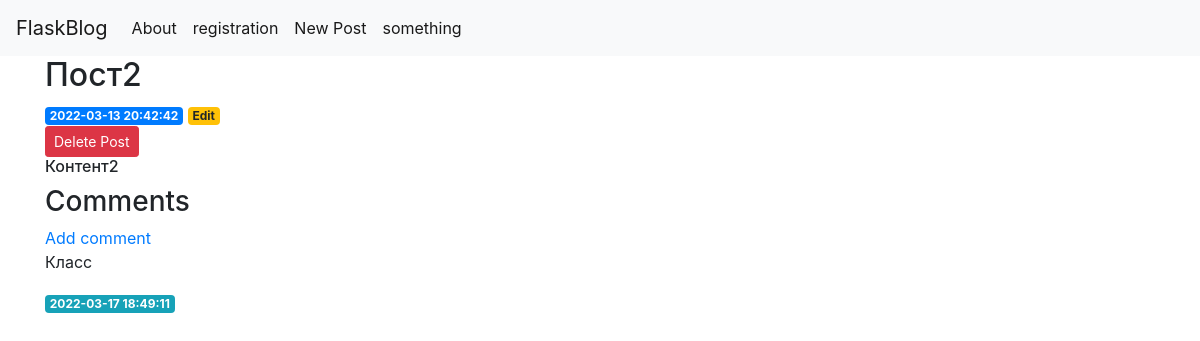
Page /2 on the earlier database version.
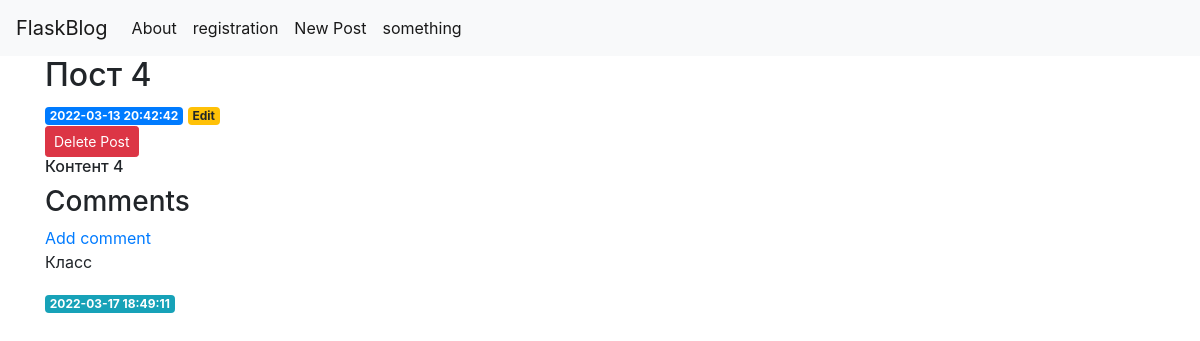
Same page on the later database version.
### tables this page shows
CREATE TABLE posts (
    post_id INTEGER PRIMARY KEY,
    created TIMESTAMP NOT NULL DEFAULT CURRENT_TIMESTAMP,
    title  TEXT NOT NULL,
    content TEXT NOT NULL

);

CREATE TABLE comments (
    comment_id INTEGER PRIMARY KEY,
    created TIMESTAMP NOT NULL DEFAULT CURRENT_TIMESTAMP,
    content  TEXT NOT NULL,
    post_id INTEGER  NOT NULL,
        FOREIGN KEY (post_id)
                      REFERENCES posts(post_id)

);

### app.py (the view)
@app.route('/<int:post_id>')
def post(post_id):
    post_blog = get_post(post_id)
    post_comment = get_comments(post_id=post_id) #ЗАКОМЕНТИТЬ
    if post_blog is None:
        abort(404)
    return render_template('post.html', post=post_blog, comments = post_comment)

### repositories.py (called while the page is built)
def get_db_connection():
    conn=sqlite3.connect("C:/Users/geras/PycharmProjects/flask_project-22.01/database1.db")
    conn.row_factory=sqlite3.Row
    return conn

def get_post(post_id):
    conn = get_db_connection()
    post = conn.execute('SELECT * FROM posts WHERE post_id = ?',
                        (post_id,)).fetchone()
    conn.close()
    return post

def get_comments(post_id):
    conn = get_db_connection()
    comment = conn.execute('SELECT content FROM comments WHERE post_id = ?',
                        (post_id,)).fetchone()
    comments = conn.execute('SELECT * FROM comments WHERE post_id = ?',
                        (post_id,)).fetchall()
    print(comments)
    conn.close()
    return comments

### templates/post.html (shortened to what this page needs)
{% extends 'base.html' %}
{% block content %}
    <h2>{% block title %} {{ post['title'] }} {% endblock %}</h2>
    <span class="badge badge-primary">{{ post['created'] }}</span>
     <a href="{{ url_for('edit', post_id=post['post_id']) }}">
                <span class="badge badge-warning">Edit</span>
            </a>
    <form action="{{ url_for('delete', post_id=post['post_id']) }}" method="POST">
    <input type="submit" value="Delete Post"
            class="btn btn-danger btn-sm"
            onclick="return confirm('Are you sure you want to delete this post?')">
</form>
    <h6>{{ post['content'] }}</h6>
    <h3>Comments</h3>
     <a href="{{ url_for('create_comment', post_id=post['post_id']) }}">Add comment</a>
    {% for comment in comments %}
        <p>{{ comment['content'] }}</p>
        <span class="badge badge-info">{{comment['created']}}</span>
    {% endfor %}
{% endblock %}

### templates/base.html (shortened to what this page needs)
<!doctype html>
<html lang="en">
  <head>
    <link rel="stylesheet" href="https://stackpath.bootstrapcdn.com/bootstrap/4.3.1/css/bootstrap.min.css">
  </head>
  <body>
    <nav class="navbar navbar-expand-md navbar-light bg-light">
        <a class="navbar-brand" href="{{ url_for('draw_main_page')}}">FlaskBlog</a>
        <div class="collapse navbar-collapse" id="navbarNav">
            <ul class="navbar-nav">
            <li class="nav-item active">
                <a class="nav-link" href="{{ url_for('about')}}">About
                </a>
            </li>
             <li class="nav-item active">
                <a class="nav-link" href="{{ url_for('registration')}}">registration</a>
            </li>
            <li class="nav-item active">
                <a class="nav-link" href="{{url_for('create')}}">New Post</a>
            </li>
            <li class="nav-item active">
                <a class="nav-link" href="#">something</a>
            </li>
            </ul>
        </div>
    </nav>
    <div class="container">
        {% block content %} {% endblock %}
    </div>
  </body>
</html>

Differences in the rows shown:
changed posts: title "Пост2" → "Пост 4"; content "Контент2" → "Контент 4"
